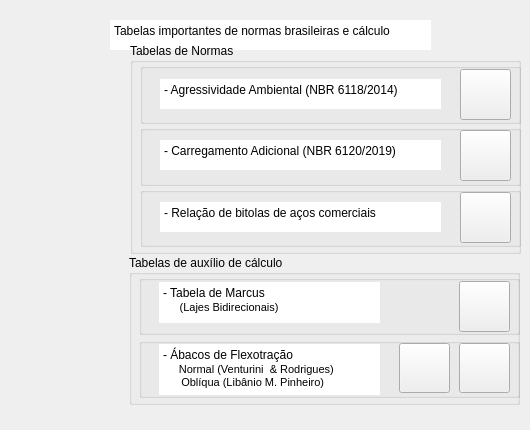
      <widget class="QWidget" name="tab_5">
       <attribute name="title">
        <string>Tabelas e Infos</string>
       </attribute>
       <widget class="QLabel" name="label_11">
        <property name="geometry">
         <rect>
          <x>-10</x>
          <y>0</y>
          <width>91</width>
          <height>421</height>
         </rect>
        </property>
        <property name="text">
         <string/>
        </property>
       </widget>
       <widget class="QTextBrowser" name="textBrowser_8">
        <property name="geometry">
         <rect>
          <x>110</x>
          <y>20</y>
          <width>321</width>
          <height>30</height>
         </rect>
        </property>
        <property name="frameShape">
         <enum>QFrame::NoFrame</enum>
        </property>
        <property name="html">
         <string>&lt;!DOCTYPE HTML PUBLIC &quot;-//W3C//DTD HTML 4.0//EN&quot; &quot;http://www.w3.org/TR/REC-html40/strict.dtd&quot;&gt;
&lt;html&gt;&lt;head&gt;&lt;meta name=&quot;qrichtext&quot; content=&quot;1&quot; /&gt;&lt;style type=&quot;text/css&quot;&gt;
p, li { white-space: pre-wrap; }
&lt;/style&gt;&lt;/head&gt;&lt;body style=&quot; font-family:'MS Shell Dlg 2'; font-size:8.25pt; font-weight:400; font-style:normal;&quot;&gt;
&lt;p style=&quot; margin-top:0px; margin-bottom:0px; margin-left:0px; margin-right:0px; -qt-block-indent:0; text-indent:0px;&quot;&gt;&lt;span style=&quot; font-size:9pt;&quot;&gt;Tabelas importantes de normas brasileiras e cálculo&lt;/span&gt;&lt;/p&gt;&lt;/body&gt;&lt;/html&gt;</string>
        </property>
       </widget>
       <widget class="QGroupBox" name="groupBox_13">
        <property name="geometry">
         <rect>
          <x>129</x>
          <y>255</y>
          <width>391</width>
          <height>150</height>
         </rect>
        </property>
        <property name="title">
         <string>Tabelas de auxílio de cálculo</string>
        </property>
        <widget class="QTextBrowser" name="textBrowser_13">
         <property name="geometry">
          <rect>
           <x>30</x>
           <y>89</y>
           <width>221</width>
           <height>51</height>
          </rect>
         </property>
         <property name="frameShape">
          <enum>QFrame::NoFrame</enum>
         </property>
         <property name="html">
          <string>&lt;!DOCTYPE HTML PUBLIC &quot;-//W3C//DTD HTML 4.0//EN&quot; &quot;http://www.w3.org/TR/REC-html40/strict.dtd&quot;&gt;
&lt;html&gt;&lt;head&gt;&lt;meta name=&quot;qrichtext&quot; content=&quot;1&quot; /&gt;&lt;style type=&quot;text/css&quot;&gt;
p, li { white-space: pre-wrap; }
&lt;/style&gt;&lt;/head&gt;&lt;body style=&quot; font-family:'MS Shell Dlg 2'; font-size:8.25pt; font-weight:400; font-style:normal;&quot;&gt;
&lt;p style=&quot; margin-top:0px; margin-bottom:0px; margin-left:0px; margin-right:0px; -qt-block-indent:0; text-indent:0px;&quot;&gt;&lt;span style=&quot; font-size:9pt;&quot;&gt;- Ábacos de Flexotração&lt;/span&gt;&lt;/p&gt;
&lt;p style=&quot; margin-top:0px; margin-bottom:0px; margin-left:0px; margin-right:0px; -qt-block-indent:0; text-indent:0px;&quot;&gt;&lt;span style=&quot; font-size:9pt;&quot;&gt;    &lt;/span&gt;&lt;span style=&quot; font-size:7pt;&quot;&gt; &lt;/span&gt;&lt;span style=&quot; font-size:8pt;&quot;&gt;Normal (Venturini  &amp;amp; Rodrigues)&lt;/span&gt;&lt;/p&gt;
&lt;p style=&quot; margin-top:0px; margin-bottom:0px; margin-left:0px; margin-right:0px; -qt-block-indent:0; text-indent:0px;&quot;&gt;&lt;span style=&quot; font-size:8pt;&quot;&gt;      Oblíqua (Libânio M. Pinheiro)&lt;/span&gt;&lt;/p&gt;&lt;/body&gt;&lt;/html&gt;</string>
         </property>
        </widget>
        <widget class="QTextBrowser" name="textBrowser_12">
         <property name="geometry">
          <rect>
           <x>30</x>
           <y>27</y>
           <width>221</width>
           <height>41</height>
          </rect>
         </property>
         <property name="frameShape">
          <enum>QFrame::NoFrame</enum>
         </property>
         <property name="html">
          <string>&lt;!DOCTYPE HTML PUBLIC &quot;-//W3C//DTD HTML 4.0//EN&quot; &quot;http://www.w3.org/TR/REC-html40/strict.dtd&quot;&gt;
&lt;html&gt;&lt;head&gt;&lt;meta name=&quot;qrichtext&quot; content=&quot;1&quot; /&gt;&lt;style type=&quot;text/css&quot;&gt;
p, li { white-space: pre-wrap; }
&lt;/style&gt;&lt;/head&gt;&lt;body style=&quot; font-family:'MS Shell Dlg 2'; font-size:8.25pt; font-weight:400; font-style:normal;&quot;&gt;
&lt;p style=&quot; margin-top:0px; margin-bottom:0px; margin-left:0px; margin-right:0px; -qt-block-indent:0; text-indent:0px;&quot;&gt;&lt;span style=&quot; font-size:9pt;&quot;&gt;- Tabela de Marcus &lt;/span&gt;&lt;/p&gt;
&lt;p style=&quot; margin-top:0px; margin-bottom:0px; margin-left:0px; margin-right:0px; -qt-block-indent:0; text-indent:0px;&quot;&gt;&lt;span style=&quot; font-size:9pt;&quot;&gt;     &lt;/span&gt;&lt;span style=&quot; font-size:8pt;&quot;&gt;(Lajes Bidirecionais)&lt;/span&gt;&lt;/p&gt;&lt;/body&gt;&lt;/html&gt;</string>
         </property>
        </widget>
        <widget class="QPushButton" name="pushButton_8">
         <property name="geometry">
          <rect>
           <x>330</x>
           <y>88</y>
           <width>51</width>
           <height>50</height>
          </rect>
         </property>
         <property name="text">
          <string/>
         </property>
        </widget>
        <widget class="QPushButton" name="pushButton_7">
         <property name="geometry">
          <rect>
           <x>330</x>
           <y>26</y>
           <width>51</width>
           <height>51</height>
          </rect>
         </property>
         <property name="text">
          <string/>
         </property>
        </widget>
        <widget class="QGroupBox" name="groupBox_17">
         <property name="geometry">
          <rect>
           <x>10</x>
           <y>20</y>
           <width>381</width>
           <height>60</height>
          </rect>
         </property>
         <property name="title">
          <string/>
         </property>
        </widget>
        <widget class="QGroupBox" name="groupBox_26">
         <property name="geometry">
          <rect>
           <x>10</x>
           <y>83</y>
           <width>381</width>
           <height>60</height>
          </rect>
         </property>
         <property name="title">
          <string/>
         </property>
        </widget>
        <widget class="QPushButton" name="pushButton_23">
         <property name="geometry">
          <rect>
           <x>270</x>
           <y>88</y>
           <width>51</width>
           <height>50</height>
          </rect>
         </property>
         <property name="text">
          <string/>
         </property>
        </widget>
        <zorder>groupBox_26</zorder>
        <zorder>groupBox_17</zorder>
        <zorder>textBrowser_13</zorder>
        <zorder>textBrowser_12</zorder>
        <zorder>pushButton_8</zorder>
        <zorder>pushButton_7</zorder>
        <zorder>pushButton_23</zorder>
       </widget>
       <widget class="QGroupBox" name="groupBox_12">
        <property name="geometry">
         <rect>
          <x>130</x>
          <y>43</y>
          <width>391</width>
          <height>211</height>
         </rect>
        </property>
        <property name="title">
         <string>Tabelas de Normas</string>
        </property>
        <widget class="QTextBrowser" name="textBrowser_11">
         <property name="geometry">
          <rect>
           <x>30</x>
           <y>159</y>
           <width>281</width>
           <height>30</height>
          </rect>
         </property>
         <property name="frameShape">
          <enum>QFrame::NoFrame</enum>
         </property>
         <property name="html">
          <string>&lt;!DOCTYPE HTML PUBLIC &quot;-//W3C//DTD HTML 4.0//EN&quot; &quot;http://www.w3.org/TR/REC-html40/strict.dtd&quot;&gt;
&lt;html&gt;&lt;head&gt;&lt;meta name=&quot;qrichtext&quot; content=&quot;1&quot; /&gt;&lt;style type=&quot;text/css&quot;&gt;
p, li { white-space: pre-wrap; }
&lt;/style&gt;&lt;/head&gt;&lt;body style=&quot; font-family:'MS Shell Dlg 2'; font-size:8.25pt; font-weight:400; font-style:normal;&quot;&gt;
&lt;p style=&quot; margin-top:0px; margin-bottom:0px; margin-left:0px; margin-right:0px; -qt-block-indent:0; text-indent:0px;&quot;&gt;&lt;span style=&quot; font-size:9pt;&quot;&gt;- Relação de bitolas de aços comerciais&lt;/span&gt;&lt;/p&gt;&lt;/body&gt;&lt;/html&gt;</string>
         </property>
        </widget>
        <widget class="QTextBrowser" name="textBrowser_9">
         <property name="geometry">
          <rect>
           <x>30</x>
           <y>36</y>
           <width>281</width>
           <height>30</height>
          </rect>
         </property>
         <property name="frameShape">
          <enum>QFrame::NoFrame</enum>
         </property>
         <property name="html">
          <string>&lt;!DOCTYPE HTML PUBLIC &quot;-//W3C//DTD HTML 4.0//EN&quot; &quot;http://www.w3.org/TR/REC-html40/strict.dtd&quot;&gt;
&lt;html&gt;&lt;head&gt;&lt;meta name=&quot;qrichtext&quot; content=&quot;1&quot; /&gt;&lt;style type=&quot;text/css&quot;&gt;
p, li { white-space: pre-wrap; }
&lt;/style&gt;&lt;/head&gt;&lt;body style=&quot; font-family:'MS Shell Dlg 2'; font-size:8.25pt; font-weight:400; font-style:normal;&quot;&gt;
&lt;p style=&quot; margin-top:0px; margin-bottom:0px; margin-left:0px; margin-right:0px; -qt-block-indent:0; text-indent:0px;&quot;&gt;&lt;span style=&quot; font-size:9pt;&quot;&gt;- Agressividade Ambiental (NBR 6118/2014)&lt;/span&gt;&lt;/p&gt;&lt;/body&gt;&lt;/html&gt;</string>
         </property>
        </widget>
        <widget class="QPushButton" name="pushButton_2">
         <property name="geometry">
          <rect>
           <x>330</x>
           <y>26</y>
           <width>51</width>
           <height>51</height>
          </rect>
         </property>
         <property name="text">
          <string/>
         </property>
        </widget>
        <widget class="QPushButton" name="pushButton_5">
         <property name="geometry">
          <rect>
           <x>330</x>
           <y>87</y>
           <width>51</width>
           <height>51</height>
          </rect>
         </property>
         <property name="text">
          <string/>
         </property>
        </widget>
        <widget class="QTextBrowser" name="textBrowser_10">
         <property name="geometry">
          <rect>
           <x>30</x>
           <y>97</y>
           <width>281</width>
           <height>30</height>
          </rect>
         </property>
         <property name="frameShape">
          <enum>QFrame::NoFrame</enum>
         </property>
         <property name="html">
          <string>&lt;!DOCTYPE HTML PUBLIC &quot;-//W3C//DTD HTML 4.0//EN&quot; &quot;http://www.w3.org/TR/REC-html40/strict.dtd&quot;&gt;
&lt;html&gt;&lt;head&gt;&lt;meta name=&quot;qrichtext&quot; content=&quot;1&quot; /&gt;&lt;style type=&quot;text/css&quot;&gt;
p, li { white-space: pre-wrap; }
&lt;/style&gt;&lt;/head&gt;&lt;body style=&quot; font-family:'MS Shell Dlg 2'; font-size:8.25pt; font-weight:400; font-style:normal;&quot;&gt;
&lt;p style=&quot; margin-top:0px; margin-bottom:0px; margin-left:0px; margin-right:0px; -qt-block-indent:0; text-indent:0px;&quot;&gt;&lt;span style=&quot; font-size:9pt;&quot;&gt;- Carregamento Adicional (NBR 6120/2019)&lt;/span&gt;&lt;/p&gt;&lt;/body&gt;&lt;/html&gt;</string>
         </property>
        </widget>
        <widget class="QPushButton" name="pushButton_6">
         <property name="geometry">
          <rect>
           <x>330</x>
           <y>149</y>
           <width>51</width>
           <height>51</height>
          </rect>
         </property>
         <property name="text">
          <string/>
         </property>
        </widget>
        <widget class="QGroupBox" name="groupBox_14">
         <property name="geometry">
          <rect>
           <x>10</x>
           <y>20</y>
           <width>381</width>
           <height>61</height>
          </rect>
         </property>
         <property name="title">
          <string/>
         </property>
        </widget>
        <widget class="QGroupBox" name="groupBox_15">
         <property name="geometry">
          <rect>
           <x>10</x>
           <y>82</y>
           <width>381</width>
           <height>61</height>
          </rect>
         </property>
         <property name="title">
          <string/>
         </property>
        </widget>
        <widget class="QGroupBox" name="groupBox_16">
         <property name="geometry">
          <rect>
           <x>10</x>
           <y>144</y>
           <width>381</width>
           <height>60</height>
          </rect>
         </property>
         <property name="title">
          <string/>
         </property>
        </widget>
        <zorder>groupBox_16</zorder>
        <zorder>groupBox_15</zorder>
        <zorder>groupBox_14</zorder>
        <zorder>textBrowser_11</zorder>
        <zorder>textBrowser_9</zorder>
        <zorder>pushButton_2</zorder>
        <zorder>pushButton_5</zorder>
        <zorder>textBrowser_10</zorder>
        <zorder>pushButton_6</zorder>
       </widget>
      </widget>
